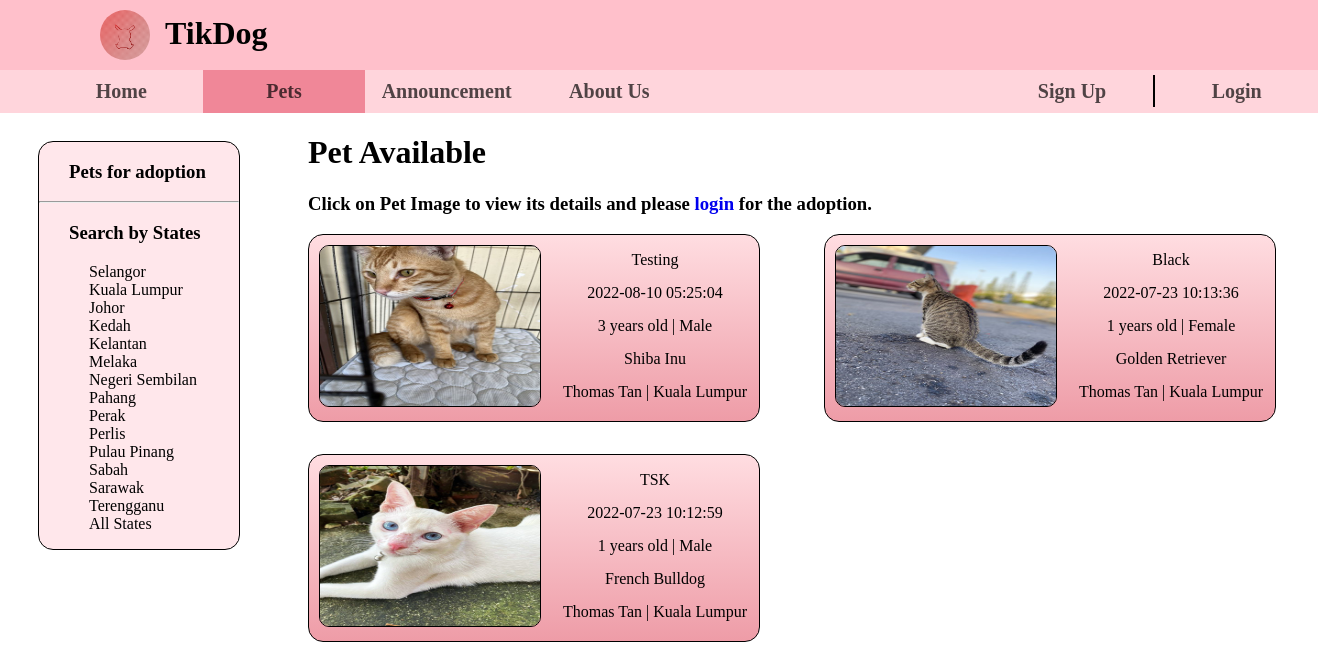
Page /php/pet.php?Location=Kuala Lumpur on the committed database.
### tables this page shows
CREATE TABLE `pets` (
  `PetsID` int(11) NOT NULL,
  `PetName` varchar(100) NOT NULL,
  `PetBody` varchar(100) NOT NULL,
  `Color` varchar(100) NOT NULL,
  `Vaccinated` varchar(20) NOT NULL,
  `Spayed` varchar(20) NOT NULL,
  `Species` varchar(100) NOT NULL,
  `Gender` varchar(6) NOT NULL,
  `PetCondition` varchar(100) NOT NULL,
  `Dewormed` varchar(20) NOT NULL,
  `Image` varchar(100) NOT NULL,
  `PetAge` int(20) NOT NULL,
  `PetStatus` varchar(100) NOT NULL,
  `DonorID` int(11) NOT NULL,
  `AdopterID` int(11) NOT NULL,
  `Description` varchar(500) NOT NULL
);

CREATE TABLE `donor` (
  `DonorID` int(11) NOT NULL,
  `PetID` int(11) NOT NULL,
  `DonateTIme` datetime NOT NULL
);

CREATE TABLE `user` (
  `UserID` int(11) NOT NULL,
  `Username` varchar(50) NOT NULL,
  `Password` varchar(50) NOT NULL,
  `FirstName` varchar(50) NOT NULL,
  `LastName` varchar(50) NOT NULL,
  `DOB` date NOT NULL,
  `Gender` varchar(6) NOT NULL,
  `ContactNumber` varchar(20) NOT NULL,
  `Email` varchar(50) NOT NULL,
  `Address` varchar(200) NOT NULL,
  `Location` varchar(50) NOT NULL,
  `Avatar` varchar(100) NOT NULL,
  `SocialMedia` varchar(100) NOT NULL
);

### php/pet.php (the view, shortened to what this page needs)
<?php
    include_once('conn.php');
    if(isset($_GET['page']))
    {
        $page = $_GET['page'];
    }
    else
    {
        $page = 1;
    }
    $number_per_page = 6;
    $start_from = ($page-1)*06;
    if (isset($_GET['Location'])){
        $location = $_GET['Location'];
        $sql = "SELECT pets.PetsID, pets.PetName, pets.PetAge, pets.Gender, pets.Species, pets.PetStatus, pets.Image, donor.PetID, donor.DonorID, donor.DonateTIme, user.UserID, user.FirstName, user.LastName, user.Location
            FROM pets INNER JOIN donor
            ON pets.PetsID = donor.PetID
            INNER JOIN user
            ON donor.DonorID = user.UserID
            WHERE pets.PetStatus = 'Available' AND user.Location = '$location'
            GROUP BY pets.PetsID
            ORDER BY donor.DonateTIme DESC
            LIMIT $start_from, $number_per_page";
        $result = mysqli_query($conn, $sql);
    }
?>
<!DOCTYPE html>
<html lang="en">
<head>
    <link rel="stylesheet" href="../css/hpheader.css">
</head>
<body>
    <?php include('hpheader.php'); ?>
    <div class="search">
        <h3>Pets for adoption</h3>
        <hr>
        <h3>Search by States</h3>
        <ul>
            <li><a href="pet.php?Location=Selangor">Selangor</a></li>
            <li><a href="pet.php?Location=Kuala Lumpur">Kuala Lumpur</a></li>
            <li><a href="pet.php?Location=Johor">Johor</a></li>
            <li><a href="pet.php?Location=Kedah">Kedah</a></li>
            <li><a href="pet.php?Location=Kelantan">Kelantan</a></li>
            <li><a href="pet.php?Location=Melaka">Melaka</a></li>
            <li><a href="pet.php?Location=Negeri Sembilan">Negeri Sembilan</a></li>
            <li><a href="pet.php?Location=Pahang">Pahang</a></li>
            <li><a href="pet.php?Location=Perak">Perak</a></li>
            <li><a href="pet.php?Location=Perlis">Perlis</a></li>
            <li><a href="pet.php?Location=Pulau Pinang">Pulau Pinang</a></li>
            <li><a href="pet.php?Location=Sabah">Sabah</a></li>
            <li><a href="pet.php?Location=Sarawak">Sarawak</a></li>
            <li><a href="pet.php?Location=Terengganu">Terengganu</a></li>
            <li><a href="pets.php">All States</a></li>
        </ul>
    </div>
    <div class="content">
        <h1>Pet Available</h1>
        <h3>Click on <b>Pet Image</b> to view its details and please <a href="loginpet.php" style="text-decoration: none;"><b>login</b></a> for the adoption.</h3>
        <div class="pet">
            <?php if (mysqli_num_rows($result)>0){
                while($row = mysqli_fetch_assoc($result)){?>
                    <div class="information">
                        <a href="pets.php?PetsID=<?php echo $row['PetsID'];?>" >
                            <?php echo '<img src="../petimg/'.$row['Image'].'" alt="picture">'; ?>
                        </a>
                        <ul>
                            <li><?php echo $row['PetName']; ?></li>
                            <li><?php echo $row['DonateTIme']; ?></li>
                            <li><?php echo $row['PetAge'] ." years old | ". $row['Gender']; ?></li>
                            <li><?php echo $row['Species']; ?></li>
                            <li><?php echo $row['FirstName']." ".$row['LastName'] ." | ". $row['Location']; ?></li>
                        </ul>
                    </div>
                <?php } ?>
            <?php }
                else{
                    echo "<h2>No pet available in this state...</h2>";
                }?>
        </div>
    </div>
</body>
</html>

### php/pet.php (style rules this page uses)
.search { width: 200px; margin-top: 20px; margin-left: 30px; border: 1px solid black; border-radius: 15px; float: left; background-color: rgba(255, 192, 203, 0.39); }
.search h3 { padding-left: 30px; }
.search ul { display: block; padding-left: 50px; }
.search ul li { list-style: none; }
.search ul li a { text-decoration: none; color: black; }
.content { width: 1000px; margin-left: 300px; }
.pet { width: 1000px; display: grid; gap: 2rem; grid-template-columns: repeat(2, 1fr); }
.information { width: 450px; border: 1px solid black; border-radius: 15px; background: linear-gradient(to bottom, #ffdde1, #ee9ca7); }
.information a { float: left; }
.information ul li { display: flex; justify-content: center; margin-top: 15px; }
.information a img { height: 160px; width: 220px; border: 1px solid black; border-radius: 10px; margin: 10px; }

### rows in the picture
pets: Image (picture), PetName "Testing", donor.DonateTIme "2022-08-10 05:25:04", PetAge "3", Gender "Male", Species "Shiba Inu", user.FirstName "Thomas", user.LastName "Tan", user.Location "Kuala Lumpur"
pets: Image (picture), PetName "Black", donor.DonateTIme "2022-07-23 10:13:36", PetAge "1", Gender "Female", Species "Golden Retriever", user.FirstName "Thomas", user.LastName "Tan", user.Location "Kuala Lumpur"
pets: Image (picture), PetName "TSK", donor.DonateTIme "2022-07-23 10:12:59", PetAge "1", Gender "Male", Species "French Bulldog", user.FirstName "Thomas", user.LastName "Tan", user.Location "Kuala Lumpur"
